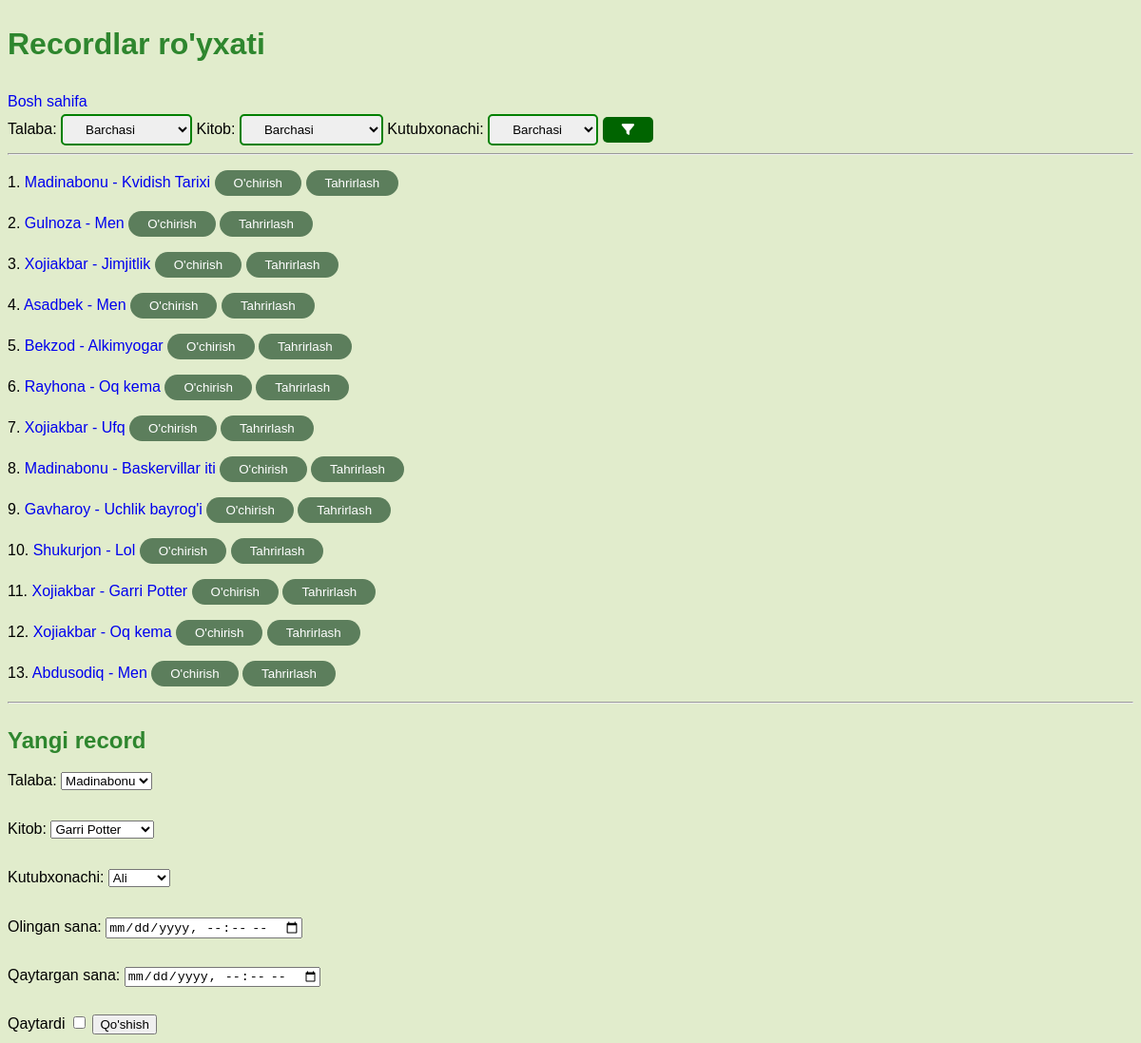
/recordlar/, run on the app's committed database.
### main/models.py (models this page shows, shortened)
class Record(models.Model):
    talaba = models.ForeignKey(Talaba, on_delete=models.CASCADE)
    kitob = models.ForeignKey(Kitob, on_delete=models.CASCADE)
    kutubxonachi = models.ForeignKey(Kutubxonachi, on_delete=models.CASCADE)
    olingan_sana = models.DateTimeField()
    qaytargan_sana = models.DateTimeField(blank=True, null=True)
    qaytardi = models.BooleanField(default=True)
    class Meta:
        verbose_name = 'Record'
        verbose_name_plural = 'Recordlar'
    def __str__(self):
        return f"{self.talaba.ism} - {self.kitob.nom}"

class Talaba(models.Model):
    ism = models.CharField(max_length=100)
    guruh = models.CharField(max_length=50)
    kurs = models.PositiveSmallIntegerField(default=1)
    kitob_soni = models.PositiveSmallIntegerField(default=0)
    class Meta:
        verbose_name = 'Talaba'
        verbose_name_plural = 'Talabalar'

class Kitob(models.Model):
    nom = models.CharField(max_length=255)
    janr = models.CharField(max_length=50)
    sahifa = models.PositiveSmallIntegerField()
    muallif = models.ForeignKey(Muallif, on_delete=models.CASCADE)
    class Meta:
        verbose_name = 'Kitob'
        verbose_name_plural = 'Kitoblar'

### main/views.py (the view)
# urls.py: path('recordlar/', recordlar_view, name = 'recordlar'),
def recordlar_view(request):
    form = RecordModelForm
    if request.method == 'POST':
        form = RecordModelForm(request.POST)
        if form.is_valid():
            form.save()
        return redirect('recordlar')
    recordlar = Record.objects.all()
    kitoblar = Kitob.objects.filter(id__in=recordlar.values_list('kitob', flat=True)).distinct()
    talabalar = Talaba.objects.filter(id__in=recordlar.values_list('talaba', flat=True)).distinct()
    kutubxonachilar = Kutubxonachi.objects.filter(id__in=recordlar.values_list('kutubxonachi', flat=True)).distinct()
    kitob = request.GET.get('kitob')
    talaba = request.GET.get('talaba')
    kutubxonachi = request.GET.get('kutubxonachi')
    if kitob is not None and kitob != '0':
        recordlar = recordlar.filter(kitob=kitob)
    if talaba is not None and talaba != '0':
        recordlar = recordlar.filter(talaba=talaba)
    if kutubxonachi is not None and kutubxonachi != '0':
        recordlar = recordlar.filter(kutubxonachi=kutubxonachi)
    context = {
        'recordlar': recordlar,
        'kitoblar':kitoblar,
        'kitob':kitob,
        'talabalar':talabalar,
        'talaba':talaba,
        'kutubxonachi': kutubxonachi,
        'kutubxonachilar': kutubxonachilar,
        'form': form
    }
    return render(request, 'recordlar.html', context)

### templates/recordlar.html (shortened to what this page needs)
<!DOCTYPE html>
<html lang="en">
<head>
      <link rel="stylesheet" href="https://cdnjs.cloudflare.com/ajax/libs/font-awesome/6.7.2/css/all.min.css" />
</head>
<body style="background-color: rgba(206, 224, 170, 0.596);">
  <h1 style="color:rgb(46, 134, 46);">Recordlar ro'yxati</h1>
  <a style = "text-decoration: none" href="/home/">Bosh sahifa</a>
  <form>
      <label>Talaba:</label>
      <select style="border:2px solid green; padding: 6px 20px; border-radius:5px; " name = "talaba">
      <option value = "0">Barchasi</option>
      </select>
      <label>Kitob:</label>
      <select style="border:2px solid green; padding: 6px 20px; border-radius:5px; " name = "kitob">
      <option value = "0">Barchasi</option>
      </select>
      <label>Kutubxonachi:</label>
      <select style="border:2px solid green; padding: 6px 20px; border-radius:5px; " name = "kutubxonachi">
      <option value = "0">Barchasi</option>
      </select>
      <button style="padding: 6px 20px; background-color:darkgreen; color:white; border:none; border-radius:5px;">
          <i class="fa-solid fa-filter"></i>
      </button>
  </form>
  <hr>
  {% for record in recordlar %}
  <p>{{ forloop.counter }}.
    <a  style = "text-decoration: none" href="/recordlar/{{ record.id }}/">
      {{record}}
    </a>
    <button style ='padding: 6px 20px; border: none; border-radius: 30px; background-color: rgb(92, 126, 92); '>
      <a style = 'text-decoration: none; color:white;' href = '/record/{{record.id}}/delete_confirm/'>O'chirish</a>
    </button>
    <button style ='padding: 6px 20px; border: none; border-radius: 30px; background-color: rgb(92, 126, 92); '>
      <a style = 'text-decoration: none; color:white;' href = '/record/{{record.id}}/update/'>Tahrirlash</a>
    </button>
  </p>
  {% endfor %}
    <hr>
    <h2 style="color:rgb(46, 134, 46);">Yangi record</h2>
    <form method = 'post'>
        <label>Talaba:</label>
        <select name="talaba">
            {% for talaba in talabalar %}
            <option value = '{{talaba.id}}'>{{ talaba.ism }}</option>
            {% endfor %}
        </select>
        <br><br>
        <label>Kitob:</label>
        <select name="kitob">
            {% for kitob in kitoblar %}
            <option value = '{{kitob.id}}'>{{ kitob.nom }}</option>
            {% endfor %}
        </select>
        <br><br>
        <label>Kutubxonachi:</label>
        <select name="kutubxonachi">
            {% for kutubxonachi in kutubxonachilar %}
            <option value="{{kutubxonachi.id}}">{{ kutubxonachi.ism }}</option>
            {% endfor %}
        </select>
        <br><br>
        <label>Olingan sana:</label>
        <input type="datetime-local" name = 'olingan_sana' value = '{{record.olingan_sana|date:"Y-m-d"}}'>
        <br><br>
        <label>Qaytargan sana:</label>
        <input type="datetime-local" name = 'qaytargan_sana' value = '{{record.qaytargan_sana|date:"Y-m-d"}}'>
        <br><br>
        <label>Qaytardi</label>
        <input type = 'checkbox' name = 'qaytardi' {% if record.qaytardi %} checked {% endif %}>
        <a href = '/recordlar/'>
            <button>Qo'shish</button>
        </a>
    </form>
</body>
</html>

### templates/recordlar.html (style rules this page uses)
body { font-family: Arial, sans-serif; line-height: 1.6 }
h2 { color: blue; margin-bottom: 10px; }

### data on the page
Record: talaba+kitob "Madinabonu - Kvidish Tarixi"
Record: talaba+kitob "Gulnoza - Men"
Record: talaba+kitob "Xojiakbar - Jimjitlik"
Record: talaba+kitob "Asadbek - Men"
Record: talaba+kitob "Bekzod - Alkimyogar"
Record: talaba+kitob "Rayhona - Oq kema"
Record: talaba+kitob "Xojiakbar - Ufq"
Record: talaba+kitob "Madinabonu - Baskervillar iti"
Record: talaba+kitob "Gavharoy - Uchlik bayrog'i"
Record: talaba+kitob "Shukurjon - Lol"
Record: talaba+kitob "Xojiakbar - Garri Potter"
Record: talaba+kitob "Xojiakbar - Oq kema"
Record: talaba+kitob "Abdusodiq - Men"

### other printed values
form field talaba "Madinabonu"
form field kitob "Garri Potter"
form field kutubxonachi "Ali"
